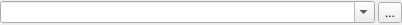
<?xml version="1.0" encoding="UTF-8"?>
<ui version="4.0">
 <class>QFileFolderBrowserClass</class>
 <widget class="QWidget" name="QFileFolderBrowserClass">
  <property name="geometry">
   <rect>
    <x>0</x>
    <y>0</y>
    <width>402</width>
    <height>25</height>
   </rect>
  </property>
  <property name="windowTitle">
   <string>QFileFolderBrowser</string>
  </property>
  <layout class="QHBoxLayout" name="horizontalLayout" stretch="1,0">
   <property name="spacing">
    <number>3</number>
   </property>
   <property name="leftMargin">
    <number>0</number>
   </property>
   <property name="topMargin">
    <number>0</number>
   </property>
   <property name="rightMargin">
    <number>0</number>
   </property>
   <property name="bottomMargin">
    <number>0</number>
   </property>
   <item>
    <widget class="QComboBox" name="cmbPath">
     <property name="editable">
      <bool>true</bool>
     </property>
    </widget>
   </item>
   <item>
    <widget class="QToolButton" name="btnBrowse">
     <property name="text">
      <string>...</string>
     </property>
    </widget>
   </item>
  </layout>
 </widget>
 <layoutdefault spacing="6" margin="11"/>
 <resources/>
 <connections/>
</ui>
